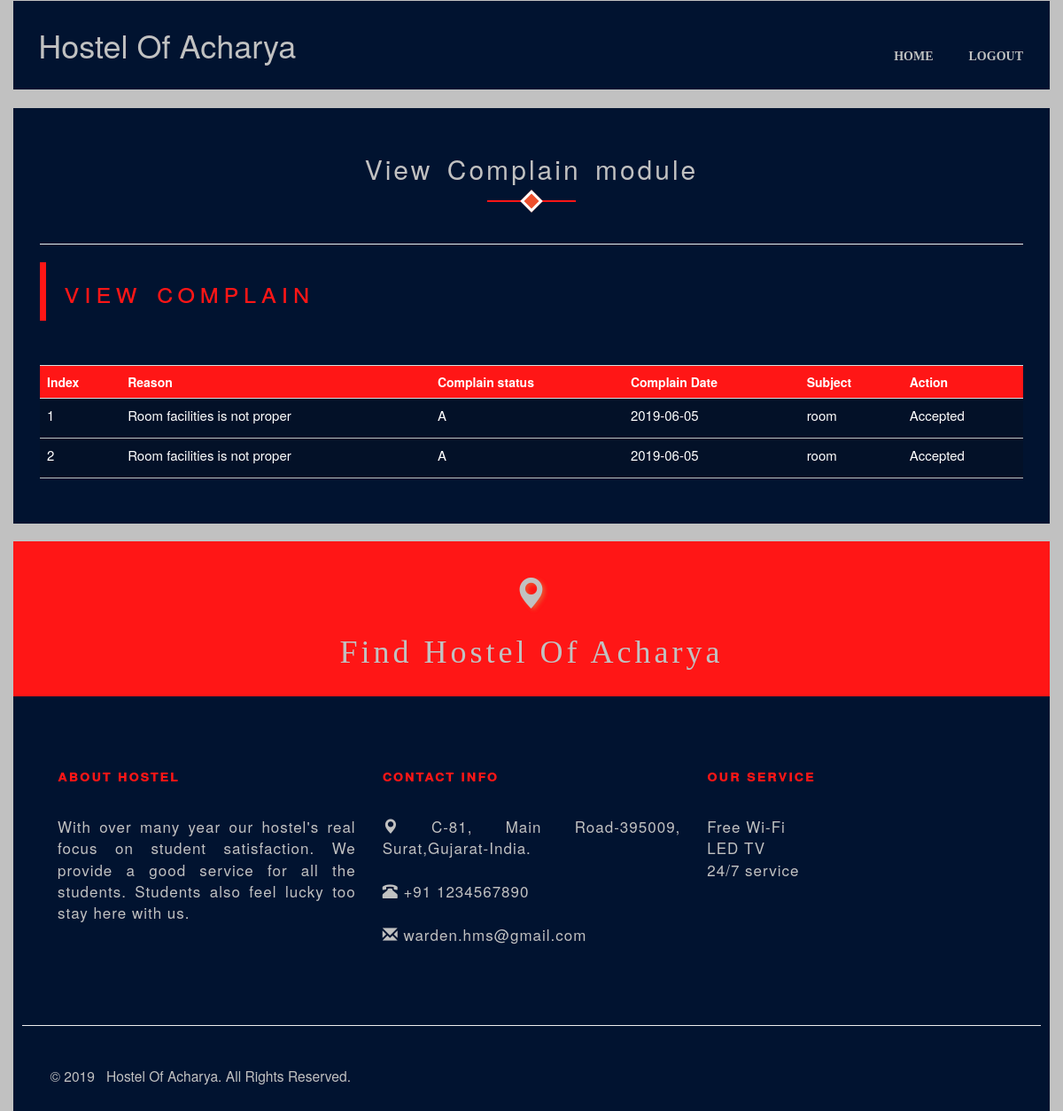
The page /students/ViewComplain.php (signed in) on the database its author committed.
### tables this page shows
CREATE TABLE `complain` (
  `ComplainID` int(11) NOT NULL,
  `username` varchar(255) NOT NULL,
  `Reason` varchar(120) NOT NULL,
  `ComplainStatus` char(1) NOT NULL,
  `ComplainDate` date NOT NULL,
  `usertype` char(1) DEFAULT NULL,
  `subject` varchar(40) NOT NULL,
  `Action` varchar(5000) DEFAULT NULL
);

### students/ViewComplain.php (the view, shortened to what this page needs)
<!DOCTYPE html>
<html>
    <head>
        <link href="bootstrap/css/bootstrap.min.css" rel="stylesheet">
        <link rel="stylesheet" href="fonts/font-awesome.min.css">
        <link rel="stylesheet" href="css/animate.min.css" />
        <link  type="text/css" href="css/main.css" rel="stylesheet"/>
	</head>
    <body style="background-color:#c1c1c1;">
			<div class="section_navigation animated fadeInDown wow">
                <nav class="navbar">
                    <div class="container navigation_block">
                        <div class="row">
                            <div class="col-xs-4">
                                <div>
                                    <h1 style="padding-left:5%;">Hostel Of Acharya</h1>
                                </div>
                            </div>
                            <div class="col-xs-8">
                                <br/>
                                <div class="collapse navbar-collapse navigation_style" id="headlink">
                                    <ul class="nav navbar-nav navbar-right navigation" >
                                        <li><a href="StudentHome.php" style="color:#c1c1c1;">Home</a></li>
                                        <li><a href="../logout.php" style="color:#c1c1c1;">Logout</a></li>
                                    </ul>
                                </div>
                            </div>
                        </div>
                    </div>
                </nav>
            </div>
        <div class="container apply_leave_block">
            <div>
                <h2 class="heading_underline_effect_a heading_underline_effect1 text-center" style="color:#c1c1c1;">View Complain module</h2>
                <hr/>
                <div class="tab-content">
                    <div id="applyComplain" class="tab-pane fade in active">
                        <div class="">
                            <div class="profile_block_heading">
                                <span>View Complain</span>
                            </div>
							<div>
							<?php
								$con=  mysqli_connect('localhost','root','','hms');
								$uname=$_SESSION["username"];
								$query="select * from complain where username='$uname'";
								echo "<table class='table wow flipInX' data-wow-delay='0.6s'>";
								echo "<tr style='background-color:#ff1616; color:white'><th>Index</th><th>Reason</th><th>Complain status</th><th>Complain Date</th><th>Subject</th><th>Action</th></tr>";
								$i=0;
							if($result= $con->query($query))
							{
								while($row = $result->fetch_assoc())
								{
									$i++;
									echo "<tr style='color:white'><td>".$i."</td><td>".$row["Reason"]."</td><td>".$row["ComplainStatus"]."</td><td>".$row["ComplainDate"]."</td><td>".$row["subject"]."</td>";
									if($row["ComplainStatus"]=="p")
									{
									 echo "<td>waiting  for response</td>";
									}
									else if($row["ComplainStatus"]=="A")
									{
									 echo "<td>".$row["Action"]."</td>";
									}
									echo "</tr>";
								}
							}
							?>
								</table>
							</div>
                            <div class="col-md-2">
                            </div>
                        </div>
                    </div>
                </div>
            </div>
        </div>
		<div class="container link_to_amara_map" style="background-color:#ff1616;">
                <h1 class="glyphicon glyphicon-map-marker wow bounceInRight" data-wow-delay="0.8s" style="color:#c1c1c1;"></h1>
                <h1 class="wow bounceInLeft find_me" data-wow-delay="1s" style="color:#c1c1c1;">Find Hostel Of Acharya</h1>
            </div>
		<div class="container section_footer">
                <div class="row text-justify">
                    <div class="col-md-4 col-xs-12 animated fadeInDown wow" data-wow-delay="0.2s">
                        <h5 style="color:#ff1616;">About Hostel</h5>
                        <p style="color:#c1c1c1;">With over many year our hostel's real focus on student satisfaction. We provide a good service for all the students. Students also feel lucky too stay here with us.</p>
                    </div>
                    <div class="col-md-4 col-xs-12 animated fadeInDown wow" data-wow-delay="0.4s">
                        <h5 style="color:#ff1616;">Contact Info</h5>
                        <span style="color:#c1c1c1;"><i class="glyphicon glyphicon-map-marker"></i> C-81, Main Road-395009, Surat,Gujarat-India. </span><br/><br/>
                        <span style="color:#c1c1c1;"><i class="glyphicon glyphicon-phone-alt"></i> +91 1234567890</span><br/><br/>
                        <span style="color:#c1c1c1;"><i class="glyphicon glyphicon-envelope"></i> warden.hms@gmail.com</span>
                    </div>
                    <div class="col-md-4 col-xs-12 animated fadeInDown wow" data-wow-delay="0.6s">
                        <h5 style="color:#ff1616;">Our Service</h5>
                        <ul class="nav text-left">
                            <li style="color:#c1c1c1;">Free Wi-Fi</li>
                            <li style="color:#c1c1c1;">LED TV</li>
                            <li style="color:#c1c1c1;">24/7 service</li>
                        </ul>
                    </div>
                </div>
            </div>
		<div class="container footer_Links "><hr/>
                <div>
                    <div class="col-md-3 text-center wow fadeInLeft" data-wow-delay="0.3s" style="width:35%">
                        <h3><small class="block" style="color:#c1c1c1;">&copy; 2019 &nbsp; Hostel Of Acharya. All Rights Reserved.</small></h3>
                    </div>
                </div>
            </div>
    </body>
</html>

### students/css/main.css (style rules this page uses)
.container { //border-radius: 10px; //box-shadow: 5px 5px 5px #ED502E; //border: 2px solid gray; }
body { height: 100%; }
.navigation_block { color: #c1c1c1; background: #011330; transition: 1s; padding: 10px; }
.navigation_style ul li { padding: 5px; display: inline; }
.navigation_style ul li a { text-decoration: none; color: white; font-weight: 600; font-variant: all-petite-caps; font-size: 20px; font-family: 'Century Gothic'; text-align: center; transition: 1s; }
.navigation_style ul li a:after { position: absolute; bottom: 25px; left: 0; right: 0; content: ''; width: 40%; height: 3px; margin: -0px auto; transition: 0.5s; }
.section_footer { padding: 50px; background: #011330; transition: 1s; }
.section_footer h5 { font-weight: 600; font-size: 18px; padding: 20px 0px 25px 0px; letter-spacing: 1.5px; font-variant: all-petite-caps; }
.section_footer { font-size: 17px; letter-spacing: 1px; }
.link_to_amara_map { background: white; //background: url('../gif/source.gif'); text-align: center; padding: 20px; //height: 250px; background-repeat: no-repeat; //opacity: 0.7; //color: white; background-size: cover; letter-spacing: 4px; font-family: "century gothic"; margin-top: 20px; }
.link_to_amara_map .glyphicon { color: red; text-shadow: 3px 2px 4px #ED502E; }
.link_to_amara_map .find_me { //text-shadow: 1px 1px 10px #333333; //background: #10dc60; }
.footer_Links { background: #011330; padding: 20px 10px 20px 10px; }
.footer_Links div div h3 small { color: white; }
.apply_leave_block { background-color: #011330; padding: 30px; }
.heading_underline_effect_a { margin-bottom: 50px; letter-spacing: 3px; word-spacing: 5px; color: #ff1616; transition: 0.5s; }
.heading_underline_effect_a:before { content: ""; display: table; width: 9%; height: 2px; background-color: #ff1616; margin: 0 auto; position: relative; top: 54px; position: relative; transition: 0.5s; }
.heading_underline_effect_a:after { content: ""; display: table; width: 18px; height: 18px; transition: 0.5s; transform: rotate(45deg); //background-color: #ED502E; border: 3px solid white; background-color: #ED502E; margin: 0 auto; position: relative; top: 11px; }
.profile_block_heading { text-align: left; border-left: 7px solid #ff1616; padding: 10px 0px 10px 20px; font-size: xx-large; letter-spacing: 5px; word-spacing: 3px; font-weight: 500; color: #ff1616; font-variant: all-petite-caps; margin-bottom: 50px; }
.profile_block_heading:after { content: ""; display: table; width: 0%; //height: 15px; //transform: rotate(45deg); //background-color: #ED502E; //border: 2px solid #c1c1c1; background-color: #e7f3f5; margin: 0 auto; margin-left: 0; text-align: left; position: relative; //top: 12px; }
.profile_block_table th,td { border-bottom: 1px solid #c1c1c1; //padding: 10px; background: rgba(10, 10, 10, 0.2); height: 45px; font-size: 15px; }

### rows shown on the page
complain: Reason "Room facilities is not proper", ComplainStatus "A", ComplainDate "2019-06-05", subject "room", Action "Accepted"
complain: Reason "Room facilities is not proper", ComplainStatus "A", ComplainDate "2019-06-05", subject "room", Action "Accepted"
